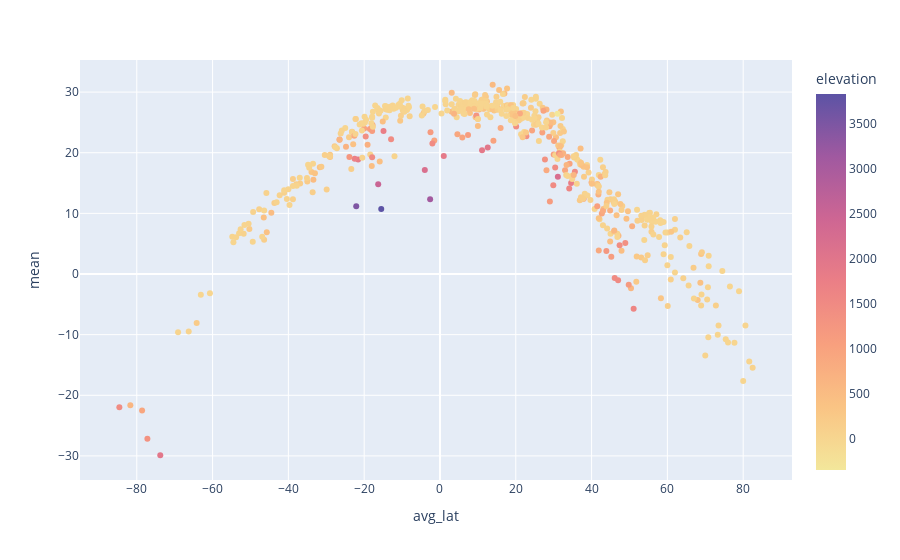

The notebook cell saved with this chart:
### Code cell
fig = px.scatter(df71,
                 x = "avg_lat",
                 y = "mean",#"Difference",
                 color = "elevation",#"mean",
                 hover_name = "Country",
                 hover_data = ["elevation"],
                 #color_continuous_midpoint = 0,
                 color_continuous_scale = "sunset"
                )
fig.show()

### Figure 1 — Plotly figure (JSON) as saved in the notebook; plotly's stock layout.template omitted (floating-point values rounded to 4 significant figures; data arrays with more than 128 entries replaced by an {"elided": "..."} marker saying what was removed)
{"data": [{"customdata": {"elided": "545x1 int values"}, "hovertemplate": "<b>%{hovertext}</b><br><br>avg_lat=%{x}<br>mean=%{y}<br>elevation=%{marker.color}<extra></extra>", "hovertext": {"elided": "545 str values"}, "legendgroup": "", "marker": {"color": {"elided": "545 int values"}, "coloraxis": "coloraxis", "symbol": "circle"}, "mode": "markers", "name": "", "orientation": "v", "showlegend": false, "type": "scatter", "x": {"elided": "545 float values"}, "xaxis": "x", "y": {"elided": "545 float values"}, "yaxis": "y"}], "layout": {"coloraxis": {"colorbar": {"title": {"text": "elevation"}}, "colorscale": [[0, "rgb(243, 231, 155)"], [0.1667, "rgb(250, 196, 132)"], [0.3333, "rgb(248, 160, 126)"], [0.5, "rgb(235, 127, 134)"], [0.6667, "rgb(206, 102, 147)"], [0.8333, "rgb(160, 89, 160)"], [1, "rgb(92, 83, 165)"]]}, "legend": {"tracegroupgap": 0}, "margin": {"t": 60}, "xaxis": {"anchor": "y", "domain": [0, 1], "title": {"text": "avg_lat"}}, "yaxis": {"anchor": "x", "domain": [0, 1], "title": {"text": "mean"}}}}
